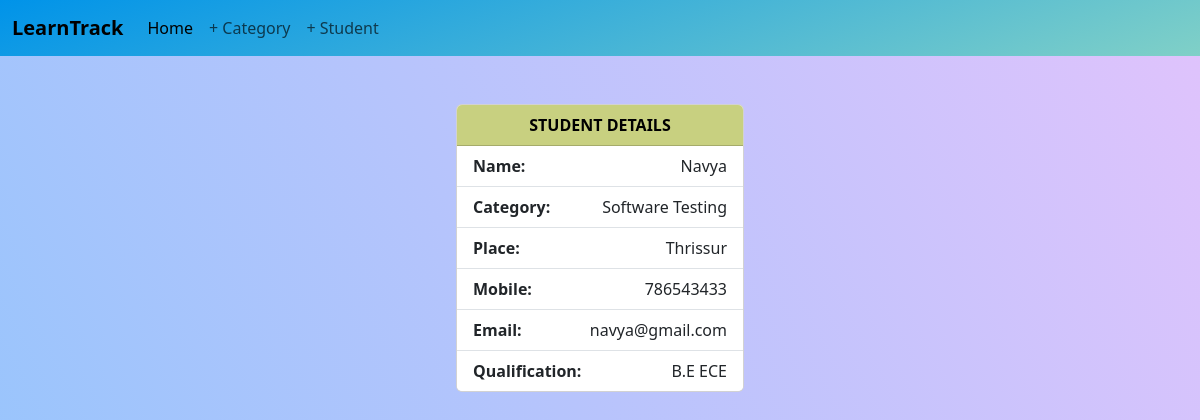
The app's page /student/3/ with its own data.
### StudentHub/models.py (models this page shows, shortened)
class Student(models.Model):
    student_name = models.CharField(max_length=200)
    category_name = models.ForeignKey(Category, on_delete=models.CASCADE, related_name="category")
    place = models.CharField(max_length=200)
    mobile_number = models.CharField(max_length=200)
    email = models.CharField(max_length=200)
    qualification = models.CharField(max_length=200)
    created_date = models.DateTimeField(auto_now_add=True)
    updated_date = models.DateTimeField(auto_now=True)
    is_active = models.BooleanField(default=True)

class Category(models.Model):
    category_name = models.CharField(max_length=200, unique=True)
    created_date = models.DateTimeField(auto_now_add=True)
    updated_date = models.DateTimeField(auto_now=True)
    is_active = models.BooleanField(default=True)
    def __str__(self):
        return self.category_name

### StudentHub/views.py (the view)
# urls.py: path("student/<int:pk>/", views.StudentDetailView.as_view(), name="student-detail"),
class StudentDetailView(View):
    def get(self,request,*args,**kwargs):
        id=kwargs.get('pk')
        qs=Student.objects.get(id=id)
        return render(request,'student_detail.html',{'data':qs})

### StudentHub/templates/student_detail.html (shortened to what this page needs)
<!DOCTYPE html>
<html lang="en">
<head>
  <link href="https://cdn.jsdelivr.net/npm/bootstrap@5.3.3/dist/css/bootstrap.min.css" rel="stylesheet"
>
</head>
<body>
  <nav class="navbar navbar-expand-lg bg-body-tertiary">
    <div class="container-fluid">
      <a class="navbar-brand fw-bolder" href="#">LearnTrack</a>
      <div class="collapse navbar-collapse" id="navbarSupportedContent">
        <ul class="navbar-nav me-auto mb-2 mb-lg-0">
          <li class="nav-item">
            <a class="nav-link active" aria-current="page" href="{% url 'home' %}">Home</a>
          </li>
          <li class="nav-item">
            <a class="nav-link" href="{% url 'category-add' %}">+ Category</a>
          </li>
          <li class="nav-item">
            <a class="nav-link" href="{% url 'student-add' %}">+ Student</a>
          </li>
        </ul>
      </div>
    </div>
  </nav>
  <center>
    <div class="card mt-5" style="width: 18rem;">
      <div class="card-header fw-bolder">
        STUDENT DETAILS
      </div>
      <ul class="list-group list-group-flush">
        <li class="list-group-item"><span><b>Name:</b></span> <span>{{data.student_name}}</span></li>
        <li class="list-group-item"><span><b>Category:</b></span> <span>{{data.category_name}}</span></li>
        <li class="list-group-item"><span><b>Place:</b></span> <span>{{data.place}}</span></li>
        <li class="list-group-item"><span><b>Mobile:</b></span> <span>{{data.mobile_number}}</span></li>
        <li class="list-group-item"><span><b>Email:</b></span> <span>{{data.email}}</span></li>
        <li class="list-group-item"><span><b>Qualification:</b></span> <span>{{data.qualification}}</span></li>
      </ul>
    </div>
  </center>
</body>
</html>

### StudentHub/templates/student_detail.html (style rules this page uses)
body { background-color: #8EC5FC; background-image: linear-gradient(62deg, #8EC5FC 0%, #E0C3FC 100%); background-repeat: no-repeat; background-size: 100% 900px; }
.navbar { background-color: #0093E9; background-image: linear-gradient(160deg, #0093E9 0%, #80D0C7 100%); }
.card-header { background-color: #c8d080; color: #000000; }
.list-group-item { display: flex; justify-content: space-between; }

### records on screen
Student: student_name "Navya", category_name "Software Testing", place "Thrissur", mobile_number "786543433", email "navya@gmail.com", qualification "B.E ECE"
